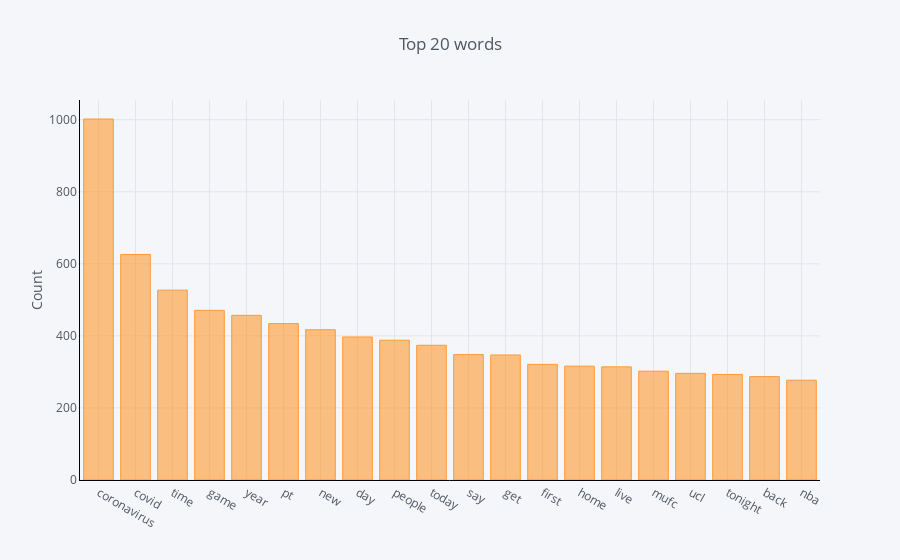

The code cell stored with this chart in its notebook:
### Code cell
import cufflinks as cf
cf.go_offline()
cf.set_config_file(offline=False, world_readable=True)
from chart_studio.plotly import iplot
common_words = get_top_n_words(clean_text, 20)
for word, freq in common_words:
    print(word, freq)
df1 = pd.DataFrame(common_words, columns = ['clean_tweet' , 'count'])
df1.groupby('clean_tweet').sum()['count'].sort_values(ascending=False).iplot(kind='bar', 
                                                                             yTitle='Count',
                                                                             linecolor='black', 
                                                                             title='Top 20 words')

### Figure 1 — Plotly figure (JSON) as saved in the notebook; plotly's stock layout.template omitted (floating-point values rounded to 4 significant figures)
{"data": [{"marker": {"color": "rgba(255, 153, 51, 0.6)", "line": {"color": "rgba(255, 153, 51, 1.0)", "width": 1}}, "name": "count", "orientation": "v", "text": "", "type": "bar", "uid": "bee0e0ef-1aa1-46ea-b928-4e0b77d72c27", "x": ["coronavirus", "covid", "time", "game", "year", "pt", "new", "day", "people", "today", "say", "get", "first", "home", "live", "mufc", "ucl", "tonight", "back", "nba"], "y": [1002, 626, 527, 471, 457, 434, 417, 397, 388, 374, 348, 347, 321, 316, 314, 302, 296, 293, 287, 277]}], "layout": {"legend": {"bgcolor": "#F5F6F9", "font": {"color": "#4D5663"}}, "paper_bgcolor": "#F5F6F9", "plot_bgcolor": "#F5F6F9", "title": {"font": {"color": "#4D5663"}, "text": "Top 20 words"}, "xaxis": {"gridcolor": "#E1E5ED", "linecolor": "black", "showgrid": true, "tickfont": {"color": "#4D5663"}, "title": {"font": {"color": "#4D5663"}, "text": ""}, "zerolinecolor": "#E1E5ED"}, "yaxis": {"gridcolor": "#E1E5ED", "linecolor": "black", "showgrid": true, "tickfont": {"color": "#4D5663"}, "title": {"font": {"color": "#4D5663"}, "text": "Count"}, "zerolinecolor": "#E1E5ED"}}}
